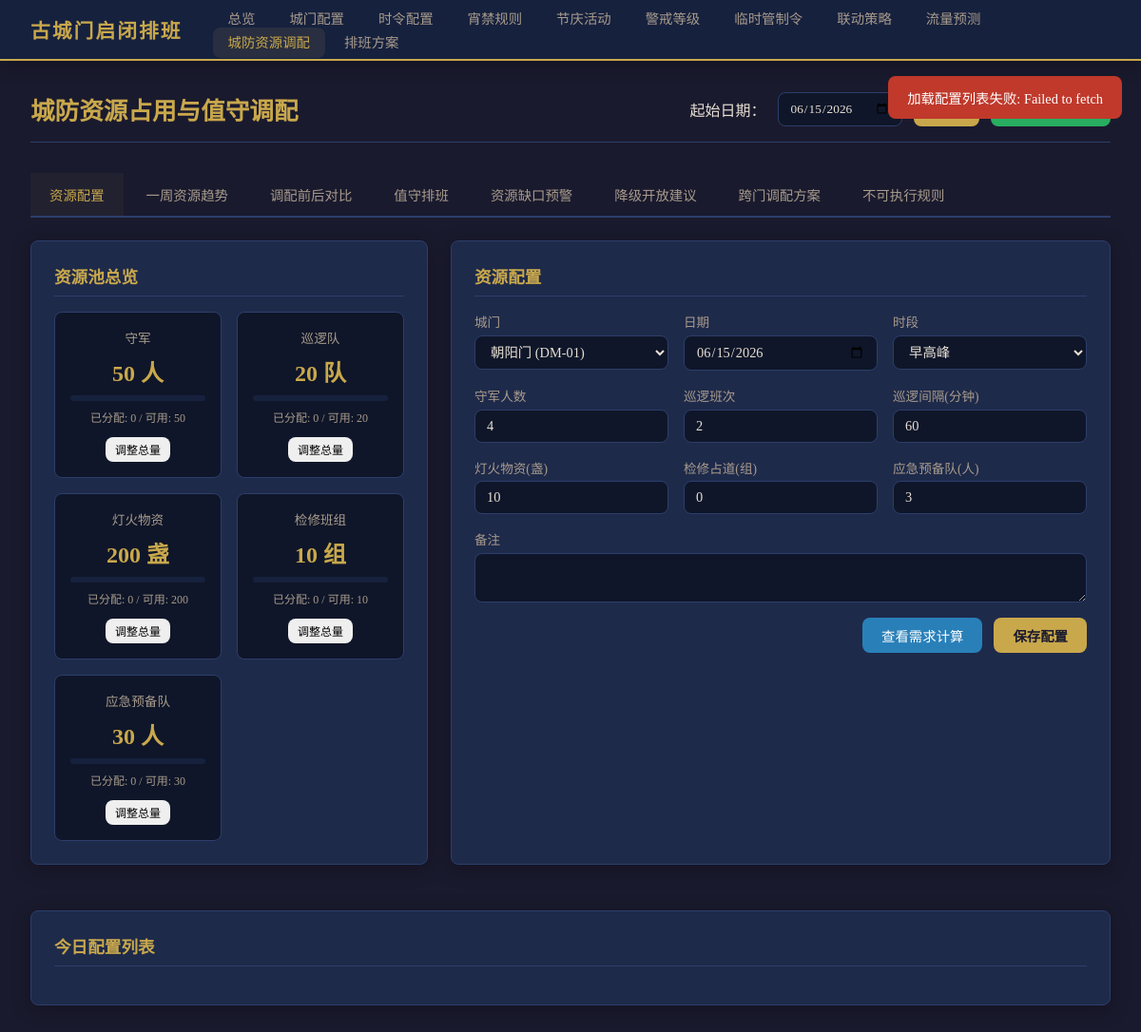
/defense-resources, run on the app's committed database.
### tables this page shows
CREATE TABLE resource_pools (
            id INTEGER PRIMARY KEY AUTOINCREMENT,
            resource_type TEXT NOT NULL CHECK(resource_type IN ('guard','patrol','light','repair','reserve')),
            total_quantity INTEGER NOT NULL DEFAULT 0,
            allocated_quantity INTEGER NOT NULL DEFAULT 0,
            unit TEXT NOT NULL DEFAULT '人',
            description TEXT DEFAULT '',
            created_at TEXT DEFAULT (datetime('now'))
        );

### main.py (the view)
@app.get("/defense-resources", response_class=HTMLResponse)
async def defense_resources_page(request: Request, start_date: str = None, error: str = None):
    if not start_date:
        today = datetime.now()
        start_of_week = today - timedelta(days=today.weekday())
        start_date = start_of_week.strftime("%Y-%m-%d")
    conn = get_db()
    gates = conn.execute("SELECT * FROM gates ORDER BY id").fetchall()
    gates = [dict(g) for g in gates]
    pools = get_resource_pools()
    if not pools:
        init_resource_pools()
        pools = get_resource_pools()
    conn.close()
    return templates.TemplateResponse("defense_resources.html", {
        "request": request,
        "start_date": start_date,
        "gates": gates,
        "pools": pools,
        "active_page": "defense_resources",
        "error_msg": error,
    })

### templates/defense_resources.html (shortened to what this page needs)
{% extends "base.html" %}
{% block content %}
<div class="defense-page">
    <div class="page-header">
        <h1>城防资源占用与值守调配</h1>
        <div class="date-selector">
            <label>起始日期：</label>
            <input type="date" id="startDate" value="{{ start_date }}">
            <button onclick="changeDate()" class="btn btn-primary">切换</button>
            <button onclick="runFullEvaluation()" class="btn btn-success">一键全量评估</button>
        </div>
    </div>
    <div class="tab-container">
        <div class="tab-buttons">
            <button class="tab-btn active" onclick="switchTab('config')">资源配置</button>
            <button class="tab-btn" onclick="switchTab('trend')">一周资源趋势</button>
            <button class="tab-btn" onclick="switchTab('comparison')">调配前后对比</button>
            <button class="tab-btn" onclick="switchTab('shifts')">值守排班</button>
            <button class="tab-btn" onclick="switchTab('gaps')">资源缺口预警</button>
            <button class="tab-btn" onclick="switchTab('downgrade')">降级开放建议</button>
            <button class="tab-btn" onclick="switchTab('allocation')">跨门调配方案</button>
            <button class="tab-btn" onclick="switchTab('rules')">不可执行规则</button>
        </div>
        <div id="config" class="tab-content active">
            <div class="grid-container">
                <div class="card resource-pool-card">
                    <h3>资源池总览</h3>
                    <div class="pool-grid">
                        {% for pool in pools %}
                        <div class="pool-item">
                            <div class="pool-label">{{ {
                                'guard': '守军',
                                'patrol': '巡逻队',
                                'light': '灯火物资',
                                'repair': '检修班组',
                                'reserve': '应急预备队'
                            }[pool.resource_type] }}</div>
                            <div class="pool-value">{{ pool.total_quantity }} {{ pool.unit }}</div>
                            <div class="pool-bar">
                            </div>
                            <div class="pool-sub">已分配: {{ pool.allocated_quantity }} / 可用: {{ pool.total_quantity - pool.allocated_quantity }}</div>
                            <button onclick="editPool('{{ pool.resource_type }}', {{ pool.total_quantity }})" class="btn btn-small">调整总量</button>
                        </div>
                        {% endfor %}
                    </div>
                </div>
                <div class="card config-form-card">
                    <h3>资源配置</h3>
                    <form id="configForm" action="/defense-resources/config" method="POST">
                        <div class="form-row">
                            <div class="form-group">
                                <label>城门</label>
                                <select name="gate_id" id="gateSelect" required>
                                    {% for gate in gates %}
                                    <option value="{{ gate.id }}">{{ gate.gate_name }} ({{ gate.gate_code }})</option>
                                    {% endfor %}
                                </select>
                            </div>
                            <div class="form-group">
                                <label>日期</label>
                                <input type="date" name="config_date" id="configDate" value="{{ start_date }}" required>
                            </div>
                            <div class="form-group">
                                <label>时段</label>
                                <select name="time_period" id="periodSelect" required>
                                    <option value="morning_peak">早高峰</option>
                                </select>
                            </div>
                        </div>
                        <div class="form-row">
                            <div class="form-group">
                                <label>守军人数</label>
                                <input type="number" name="guard_count" id="guardCount" value="4" min="0">
                            </div>
                            <div class="form-group">
                                <label>巡逻班次</label>
                                <input type="number" name="patrol_shifts" id="patrolShifts" value="2" min="0">
                            </div>
                            <div class="form-group">
                                <label>巡逻间隔(分钟)</label>
                                <input type="number" name="patrol_interval" id="patrolInterval" value="60" min="15" step="15">
                            </div>
                        </div>
                        <div class="form-row">
                            <div class="form-group">
                                <label>灯火物资(盏)</label>
                                <input type="number" name="light_supplies" id="lightSupplies" value="10" min="0">
                            </div>
                            <div class="form-group">
                                <label>检修占道(组)</label>
                                <input type="number" name="repair_occupancy" id="repairOccupancy" value="0" min="0">
                            </div>
                            <div class="form-group">
                                <label>应急预备队(人)</label>
                                <input type="number" name="reserve_team" id="reserveTeam" value="3" min="0">
                            </div>
                        </div>
                        <div class="form-row">
                            <div class="form-group full-width">
                                <label>备注</label>
                                <textarea name="notes" rows="2"></textarea>
                            </div>
                        </div>
                        <div class="form-actions">
                            <button type="button" onclick="loadRequirements()" class="btn btn-info">查看需求计算</button>
                            <button type="submit" class="btn btn-primary">保存配置</button>
                        </div>
                    </form>
                </div>
            </div>
            <div class="card">
                <h3>今日配置列表</h3>
            </div>
        </div>
    </div>
</div>
{% endblock %}

### static/css/style.css (style rules this page uses)
:root { --bg-primary: #1a1a2e; --bg-secondary: #16213e; --bg-card: #1e2a4a; --bg-input: #0f1629; --text-primary: #e8e0d4; --text-secondary: #a89b8c; --accent-gold: #c9a84c; --accent-red: #c0392b; --accent-green: #27ae60; --accent-blue: #2980b9; --accent-orange: #e67e22; --accent-purple: #8e44ad; --border-color: #2c3e6b; --shadow: 0 4px 20px rgba(0,0,0,0.3); --radius: 8px; }
* { margin: 0; padding: 0; box-sizing: border-box; }
body { font-family: "Noto Serif SC", "Songti SC", "SimSun", serif; background: var(--bg-primary); color: var(--text-primary); min-height: 100vh; }
.page-header { display: flex; justify-content: space-between; align-items: center; margin-bottom: 2rem; padding-bottom: 1rem; border-bottom: 1px solid var(--border-color); }
.page-header h1 { font-size: 1.6rem; color: var(--accent-gold); font-weight: 600; }
.card { background: var(--bg-card); border: 1px solid var(--border-color); border-radius: var(--radius); padding: 1.5rem; margin-bottom: 1.5rem; box-shadow: var(--shadow); }
.form-group { display: flex; flex-direction: column; gap: 0.3rem; }
.form-group label { font-size: 0.85rem; color: var(--text-secondary); }
.form-group input, .form-group select, .form-group textarea { background: var(--bg-input); border: 1px solid var(--border-color); color: var(--text-primary); padding: 0.5rem 0.75rem; border-radius: var(--radius); font-size: 0.9rem; font-family: inherit; }
.btn { padding: 0.5rem 1.25rem; border: none; border-radius: var(--radius); cursor: pointer; font-size: 0.9rem; font-family: inherit; transition: all 0.2s; text-decoration: none; display: inline-flex; align-items: center; gap: 0.4rem; }
.btn-primary { background: var(--accent-gold); color: var(--bg-primary); font-weight: 600; }
.btn-success { background: var(--accent-green); color: white; }
.defense-page .date-selector { display: flex; align-items: center; gap: 0.75rem; flex-wrap: wrap; }
.defense-page .date-selector input[type="date"] { background: var(--bg-input); border: 1px solid var(--border-color); color: var(--text-primary); padding: 0.5rem 0.75rem; border-radius: var(--radius); font-family: inherit; }
.tab-container { width: 100%; }
.tab-buttons { display: flex; gap: 0.25rem; margin-bottom: 1.5rem; border-bottom: 2px solid var(--border-color); flex-wrap: wrap; overflow-x: auto; }
.tab-btn { padding: 0.75rem 1.25rem; background: transparent; border: none; color: var(--text-secondary); cursor: pointer; font-family: inherit; font-size: 0.9rem; border-bottom: 2px solid transparent; margin-bottom: -2px; transition: all 0.2s; white-space: nowrap; }
.tab-btn.active { color: var(--accent-gold); border-bottom-color: var(--accent-gold); background: rgba(201,168,76,0.05); }
.tab-content { display: none; }
.tab-content.active { display: block; animation: fadeIn 0.3s ease; }
.grid-container { display: grid; grid-template-columns: 1fr 1fr; gap: 1.5rem; margin-bottom: 1.5rem; }
.pool-grid { display: grid; grid-template-columns: repeat(auto-fit, minmax(150px, 1fr)); gap: 1rem; }
.pool-item { background: var(--bg-input); border: 1px solid var(--border-color); border-radius: var(--radius); padding: 1rem; text-align: center; }
.pool-label { font-size: 0.85rem; color: var(--text-secondary); margin-bottom: 0.5rem; }
.pool-value { font-size: 1.5rem; font-weight: bold; color: var(--accent-gold); margin-bottom: 0.5rem; }
.pool-bar { height: 6px; background: var(--bg-secondary); border-radius: 3px; overflow: hidden; margin-bottom: 0.5rem; }
.pool-sub { font-size: 0.75rem; color: var(--text-secondary); margin-bottom: 0.75rem; }
.form-row { display: grid; grid-template-columns: repeat(3, 1fr); gap: 1rem; margin-bottom: 1rem; }
.form-group.full-width { grid-column: 1 / -1; }
.form-actions { display: flex; gap: 0.75rem; justify-content: flex-end; margin-top: 1rem; }
.btn-small { padding: 0.25rem 0.6rem; font-size: 0.75rem; }
.btn-info { background: var(--accent-blue); color: white; }
.card h3 { font-size: 1.1rem; color: var(--accent-gold); margin-bottom: 1rem; padding-bottom: 0.5rem; border-bottom: 1px solid var(--border-color); }

### data on the page
resource_pools: resource_type "守军", total_quantity "50", unit "人", allocated_quantity "0", pool.total_quantity-pool.allocated_quantity "50"
resource_pools: resource_type "巡逻队", total_quantity "20", unit "队", allocated_quantity "0", pool.total_quantity-pool.allocated_quantity "20"
resource_pools: resource_type "灯火物资", total_quantity "200", unit "盏", allocated_quantity "0", pool.total_quantity-pool.allocated_quantity "200"
resource_pools: resource_type "检修班组", total_quantity "10", unit "组", allocated_quantity "0", pool.total_quantity-pool.allocated_quantity "10"
resource_pools: resource_type "应急预备队", total_quantity "30", unit "人", allocated_quantity "0", pool.total_quantity-pool.allocated_quantity "30"

### other printed values
form field gate_id "朝阳门 (DM-01)"
